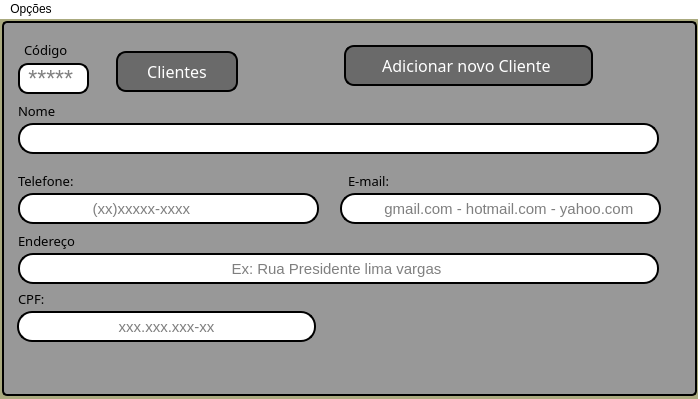
<?xml version="1.0" encoding="UTF-8"?>
<ui version="4.0">
 <class>MainWindow</class>
 <widget class="QMainWindow" name="MainWindow">
  <property name="enabled">
   <bool>true</bool>
  </property>
  <property name="geometry">
   <rect>
    <x>0</x>
    <y>0</y>
    <width>700</width>
    <height>399</height>
   </rect>
  </property>
  <property name="sizePolicy">
   <sizepolicy hsizetype="Preferred" vsizetype="Preferred">
    <horstretch>0</horstretch>
    <verstretch>0</verstretch>
   </sizepolicy>
  </property>
  <property name="minimumSize">
   <size>
    <width>700</width>
    <height>399</height>
   </size>
  </property>
  <property name="maximumSize">
   <size>
    <width>700</width>
    <height>399</height>
   </size>
  </property>
  <property name="sizeIncrement">
   <size>
    <width>600</width>
    <height>399</height>
   </size>
  </property>
  <property name="baseSize">
   <size>
    <width>600</width>
    <height>399</height>
   </size>
  </property>
  <property name="mouseTracking">
   <bool>false</bool>
  </property>
  <property name="windowTitle">
   <string>CADASTRO CLI-V1</string>
  </property>
  <property name="styleSheet">
   <string notr="true">background-color: rgb(255, 255, 255);</string>
  </property>
  <widget class="QWidget" name="centralwidget">
   <widget class="QFrame" name="frame_1">
    <property name="enabled">
     <bool>true</bool>
    </property>
    <property name="geometry">
     <rect>
      <x>-2</x>
      <y>-6</y>
      <width>700</width>
      <height>621</height>
     </rect>
    </property>
    <property name="sizePolicy">
     <sizepolicy hsizetype="Fixed" vsizetype="Fixed">
      <horstretch>0</horstretch>
      <verstretch>0</verstretch>
     </sizepolicy>
    </property>
    <property name="font">
     <font/>
    </property>
    <property name="mouseTracking">
     <bool>false</bool>
    </property>
    <property name="styleSheet">
     <string notr="true">background-color: rgb(170, 170, 127);
border-radius: 7px;
border-style: outset;</string>
    </property>
    <property name="frameShape">
     <enum>QFrame::StyledPanel</enum>
    </property>
    <property name="frameShadow">
     <enum>QFrame::Raised</enum>
    </property>
    <widget class="QLabel" name="lb_codigo">
     <property name="geometry">
      <rect>
       <x>26</x>
       <y>26</y>
       <width>51</width>
       <height>21</height>
      </rect>
     </property>
     <property name="font">
      <font>
       <family>Arial Black</family>
       <pointsize>10</pointsize>
       <weight>10</weight>
       <italic>false</italic>
       <bold>false</bold>
      </font>
     </property>
     <property name="mouseTracking">
      <bool>false</bool>
     </property>
     <property name="styleSheet">
      <string notr="true">font: 87 10pt &quot;Arial Black&quot;;
color: rgb(0, 0, 0);
background-color: rgb(152, 152, 152);

</string>
     </property>
     <property name="text">
      <string>Código</string>
     </property>
    </widget>
    <widget class="QLabel" name="tx_nome">
     <property name="geometry">
      <rect>
       <x>20</x>
       <y>90</y>
       <width>51</width>
       <height>16</height>
      </rect>
     </property>
     <property name="font">
      <font>
       <family>Arial Black</family>
       <pointsize>10</pointsize>
       <weight>10</weight>
       <italic>false</italic>
       <bold>false</bold>
      </font>
     </property>
     <property name="mouseTracking">
      <bool>false</bool>
     </property>
     <property name="styleSheet">
      <string notr="true">font: 87 10pt &quot;Arial Black&quot;;
color: rgb(0, 0, 0);
background-color: rgb(152, 152, 152);

</string>
     </property>
     <property name="text">
      <string>Nome</string>
     </property>
    </widget>
    <widget class="QLabel" name="lb_telefone">
     <property name="geometry">
      <rect>
       <x>20</x>
       <y>160</y>
       <width>61</width>
       <height>16</height>
      </rect>
     </property>
     <property name="font">
      <font>
       <family>Arial Black</family>
       <pointsize>10</pointsize>
       <weight>10</weight>
       <italic>false</italic>
       <bold>false</bold>
      </font>
     </property>
     <property name="mouseTracking">
      <bool>false</bool>
     </property>
     <property name="styleSheet">
      <string notr="true">font: 87 10pt &quot;Arial Black&quot;;
color: rgb(0, 0, 0);
background-color: rgb(152, 152, 152);

</string>
     </property>
     <property name="text">
      <string>Telefone:</string>
     </property>
    </widget>
    <widget class="QLineEdit" name="lineEdit_2">
     <property name="geometry">
      <rect>
       <x>20</x>
       <y>110</y>
       <width>641</width>
       <height>31</height>
      </rect>
     </property>
     <property name="font">
      <font>
       <pointsize>11</pointsize>
       <weight>50</weight>
       <bold>false</bold>
      </font>
     </property>
     <property name="mouseTracking">
      <bool>false</bool>
     </property>
     <property name="tabletTracking">
      <bool>true</bool>
     </property>
     <property name="styleSheet">
      <string notr="true">background-color: rgb(255, 255, 255);
border-radius: 15px;
border-style: outset; 
border-width: 2px; </string>
     </property>
     <property name="alignment">
      <set>Qt::AlignCenter</set>
     </property>
    </widget>
    <widget class="QLineEdit" name="lineEdit_3">
     <property name="geometry">
      <rect>
       <x>20</x>
       <y>180</y>
       <width>301</width>
       <height>31</height>
      </rect>
     </property>
     <property name="font">
      <font>
       <pointsize>11</pointsize>
       <weight>50</weight>
       <italic>false</italic>
       <bold>false</bold>
      </font>
     </property>
     <property name="mouseTracking">
      <bool>false</bool>
     </property>
     <property name="tabletTracking">
      <bool>true</bool>
     </property>
     <property name="toolTip">
      <string>&lt;html&gt;&lt;head/&gt;&lt;body&gt;&lt;p&gt;&lt;br/&gt;&lt;/p&gt;&lt;/body&gt;&lt;/html&gt;</string>
     </property>
     <property name="styleSheet">
      <string notr="true">background-color: rgb(255, 255, 255);
border-radius: 15px;
border-style: outset; 
border-width: 2px; </string>
     </property>
     <property name="text">
      <string/>
     </property>
     <property name="alignment">
      <set>Qt::AlignLeading|Qt::AlignLeft|Qt::AlignVCenter</set>
     </property>
     <property name="placeholderText">
      <string>                 (xx)xxxxx-xxxx</string>
     </property>
    </widget>
    <widget class="QLineEdit" name="lineEdit_4">
     <property name="geometry">
      <rect>
       <x>342</x>
       <y>180</y>
       <width>321</width>
       <height>31</height>
      </rect>
     </property>
     <property name="font">
      <font>
       <pointsize>11</pointsize>
       <weight>50</weight>
       <bold>false</bold>
      </font>
     </property>
     <property name="mouseTracking">
      <bool>false</bool>
     </property>
     <property name="tabletTracking">
      <bool>true</bool>
     </property>
     <property name="styleSheet">
      <string notr="true">background-color: rgb(255, 255, 255);
border-radius: 15px;
border-style: outset; 
border-width: 2px; </string>
     </property>
     <property name="alignment">
      <set>Qt::AlignCenter</set>
     </property>
     <property name="placeholderText">
      <string>    gmail.com - hotmail.com - yahoo.com</string>
     </property>
    </widget>
    <widget class="QLineEdit" name="lineEdit">
     <property name="geometry">
      <rect>
       <x>20</x>
       <y>50</y>
       <width>71</width>
       <height>31</height>
      </rect>
     </property>
     <property name="font">
      <font>
       <family>MS Sans Serif</family>
       <pointsize>17</pointsize>
       <weight>50</weight>
       <bold>false</bold>
      </font>
     </property>
     <property name="mouseTracking">
      <bool>false</bool>
     </property>
     <property name="tabletTracking">
      <bool>true</bool>
     </property>
     <property name="styleSheet">
      <string notr="true">background-color: rgb(255, 255, 255);
border-radius: 10px;
border-style: outset; 
border-width: 2px; </string>
     </property>
     <property name="text">
      <string/>
     </property>
     <property name="placeholderText">
      <string> *****</string>
     </property>
    </widget>
    <widget class="QLineEdit" name="lineEdit_9">
     <property name="geometry">
      <rect>
       <x>20</x>
       <y>240</y>
       <width>641</width>
       <height>31</height>
      </rect>
     </property>
     <property name="font">
      <font>
       <pointsize>11</pointsize>
       <weight>50</weight>
       <italic>false</italic>
       <bold>false</bold>
       <underline>false</underline>
       <strikeout>false</strikeout>
       <kerning>false</kerning>
      </font>
     </property>
     <property name="styleSheet">
      <string notr="true">background-color: rgb(255, 255, 255);
border-radius: 15px;
border-style: outset; 
border-width: 2px; </string>
     </property>
     <property name="alignment">
      <set>Qt::AlignCenter</set>
     </property>
     <property name="placeholderText">
      <string>Ex: Rua Presidente lima vargas </string>
     </property>
    </widget>
    <widget class="QLabel" name="lb_telefone_3">
     <property name="geometry">
      <rect>
       <x>20</x>
       <y>220</y>
       <width>111</width>
       <height>16</height>
      </rect>
     </property>
     <property name="font">
      <font>
       <family>Arial Black</family>
       <pointsize>10</pointsize>
       <weight>10</weight>
       <italic>false</italic>
       <bold>false</bold>
      </font>
     </property>
     <property name="mouseTracking">
      <bool>false</bool>
     </property>
     <property name="styleSheet">
      <string notr="true">font: 87 10pt &quot;Arial Black&quot;;
color: rgb(0, 0, 0);
background-color: rgb(152, 152, 152);
</string>
     </property>
     <property name="text">
      <string>Endereço</string>
     </property>
    </widget>
    <widget class="QLabel" name="lb_telefone_2">
     <property name="enabled">
      <bool>true</bool>
     </property>
     <property name="geometry">
      <rect>
       <x>350</x>
       <y>160</y>
       <width>61</width>
       <height>16</height>
      </rect>
     </property>
     <property name="font">
      <font>
       <family>Arial Black</family>
       <pointsize>10</pointsize>
       <weight>10</weight>
       <italic>false</italic>
       <bold>false</bold>
      </font>
     </property>
     <property name="mouseTracking">
      <bool>false</bool>
     </property>
     <property name="styleSheet">
      <string notr="true">font: 87 10pt &quot;Arial Black&quot;;
color: rgb(0, 0, 0);

background-color: rgb(152, 152, 152);</string>
     </property>
     <property name="text">
      <string>E-mail:</string>
     </property>
    </widget>
    <widget class="QLabel" name="label">
     <property name="geometry">
      <rect>
       <x>175</x>
       <y>-47</y>
       <width>400</width>
       <height>16</height>
      </rect>
     </property>
     <property name="styleSheet">
      <string notr="true">background-color: rgb(255, 255, 255);</string>
     </property>
     <property name="text">
      <string/>
     </property>
    </widget>
    <widget class="QFrame" name="frame_2">
     <property name="enabled">
      <bool>true</bool>
     </property>
     <property name="geometry">
      <rect>
       <x>4</x>
       <y>8</y>
       <width>695</width>
       <height>375</height>
      </rect>
     </property>
     <property name="sizePolicy">
      <sizepolicy hsizetype="Fixed" vsizetype="Fixed">
       <horstretch>0</horstretch>
       <verstretch>0</verstretch>
      </sizepolicy>
     </property>
     <property name="font">
      <font/>
     </property>
     <property name="cursor">
      <cursorShape>ArrowCursor</cursorShape>
     </property>
     <property name="mouseTracking">
      <bool>false</bool>
     </property>
     <property name="styleSheet">
      <string notr="true">background-color: rgb(152, 152, 152);
border-radius: 20px;

border-width: 2px; 
border-radius: 5px;
border-style: outset; 
border-color: rgb(0, 0, 0);</string>
     </property>
     <property name="frameShape">
      <enum>QFrame::StyledPanel</enum>
     </property>
     <property name="frameShadow">
      <enum>QFrame::Raised</enum>
     </property>
     <widget class="QLabel" name="label_2">
      <property name="geometry">
       <rect>
        <x>175</x>
        <y>-47</y>
        <width>400</width>
        <height>16</height>
       </rect>
      </property>
      <property name="styleSheet">
       <string notr="true">background-color: rgb(255, 255, 255);</string>
      </property>
      <property name="text">
       <string/>
      </property>
     </widget>
     <widget class="QPushButton" name="bt_novo">
      <property name="geometry">
       <rect>
        <x>342</x>
        <y>24</y>
        <width>249</width>
        <height>41</height>
       </rect>
      </property>
      <property name="font">
       <font>
        <family>Arial Black</family>
        <pointsize>12</pointsize>
        <weight>10</weight>
        <italic>false</italic>
        <bold>false</bold>
       </font>
      </property>
      <property name="cursor">
       <cursorShape>PointingHandCursor</cursorShape>
      </property>
      <property name="mouseTracking">
       <bool>false</bool>
      </property>
      <property name="toolTip">
       <string notr="true"/>
      </property>
      <property name="styleSheet">
       <string notr="true">QPushButton{
background-color: rgb(106, 106, 106);
color: rgb(255, 255, 255);
font: 87 12pt &quot;Arial Black&quot;;
border-width: 2px; 
border-radius: 10px;
border-style: outset; 
border-color: rgb(0, 0, 0);
}

QPushButton:pressed{
background-color: rgb(106, 106, 106);
color: rgb(255, 255, 255);
font: 87 10pt &quot;Arial Black&quot;;
border-width: 4px; 
border-radius: 10px;
border-style: outset; 
border-color: rgb(255, 255, 255);



}
 </string>
      </property>
      <property name="text">
       <string>Adicionar novo Cliente </string>
      </property>
      <property name="icon">
       <iconset>
        <normaloff>imagens Projeto/novo 01.png</normaloff>imagens Projeto/novo 01.png</iconset>
      </property>
      <property name="iconSize">
       <size>
        <width>30</width>
        <height>30</height>
       </size>
      </property>
     </widget>
     <widget class="QLineEdit" name="lineEdit_5">
      <property name="geometry">
       <rect>
        <x>15</x>
        <y>290</y>
        <width>299</width>
        <height>31</height>
       </rect>
      </property>
      <property name="font">
       <font>
        <pointsize>11</pointsize>
       </font>
      </property>
      <property name="styleSheet">
       <string notr="true">background-color: rgb(255, 255, 255);
border-radius: 15px;
border-style: outset; 
border-width: 2px; </string>
      </property>
      <property name="echoMode">
       <enum>QLineEdit::Normal</enum>
      </property>
      <property name="cursorPosition">
       <number>0</number>
      </property>
      <property name="alignment">
       <set>Qt::AlignCenter</set>
      </property>
      <property name="placeholderText">
       <string>xxx.xxx.xxx-xx</string>
      </property>
     </widget>
     <widget class="QPushButton" name="bt_buscar">
      <property name="enabled">
       <bool>true</bool>
      </property>
      <property name="geometry">
       <rect>
        <x>114</x>
        <y>30</y>
        <width>122</width>
        <height>41</height>
       </rect>
      </property>
      <property name="font">
       <font>
        <family>Arial Black</family>
        <pointsize>12</pointsize>
        <weight>10</weight>
        <italic>false</italic>
        <bold>false</bold>
       </font>
      </property>
      <property name="cursor">
       <cursorShape>PointingHandCursor</cursorShape>
      </property>
      <property name="mouseTracking">
       <bool>false</bool>
      </property>
      <property name="toolTip">
       <string notr="true"/>
      </property>
      <property name="styleSheet">
       <string notr="true">QPushButton{
background-color: rgb(106, 106, 106);
color: rgb(255, 255, 255);
font: 87 12pt &quot;Arial Black&quot;;
border-width: 2px; 
border-radius: 10px;
border-style: outset; 
border-color: rgb(0, 0, 0);
}

QPushButton:pressed{
background-color: rgb(106, 106, 106);
color: rgb(255, 255, 255);
font: 87 10pt &quot;Arial Black&quot;;
border-width: 4px; 
border-radius: 10px;
border-style: outset; 
border-color: rgb(255, 255, 255);



}
 </string>
      </property>
      <property name="text">
       <string>Clientes</string>
      </property>
      <property name="icon">
       <iconset>
        <normaloff>imagens Projeto/lupa.png</normaloff>imagens Projeto/lupa.png</iconset>
      </property>
      <property name="iconSize">
       <size>
        <width>30</width>
        <height>30</height>
       </size>
      </property>
     </widget>
     <widget class="QPushButton" name="bt_sair">
      <property name="geometry">
       <rect>
        <x>570</x>
        <y>300</y>
        <width>115</width>
        <height>61</height>
       </rect>
      </property>
      <property name="cursor">
       <cursorShape>PointingHandCursor</cursorShape>
      </property>
      <property name="styleSheet">
       <string notr="true">QPushButton{
background-color: rgb(152, 152, 152);

color: rgb(255, 255, 255);
font: 87 12pt &quot;Arial Black&quot;;
border-width: 0px; 
border-radius: 0px;
border-style: outset; 
border-color: rgb(0, 0, 0);
}

QPushButton:pressed{
background-color: rgb(106, 106, 106);
color: rgb(255, 255, 255);
font: 87 10pt &quot;Arial Black&quot;;
border-width: 4px; 
border-radius: 10px;
border-style: outset; 
border-color: rgb(255, 255, 255);



}
 </string>
      </property>
      <property name="text">
       <string/>
      </property>
      <property name="icon">
       <iconset>
        <normaloff>imagens Projeto/logout.png</normaloff>imagens Projeto/logout.png</iconset>
      </property>
      <property name="iconSize">
       <size>
        <width>45</width>
        <height>45</height>
       </size>
      </property>
     </widget>
    </widget>
    <widget class="QLabel" name="lb_telefone_5">
     <property name="geometry">
      <rect>
       <x>20</x>
       <y>278</y>
       <width>111</width>
       <height>16</height>
      </rect>
     </property>
     <property name="font">
      <font>
       <family>Arial Black</family>
       <pointsize>10</pointsize>
       <weight>10</weight>
       <italic>false</italic>
       <bold>false</bold>
      </font>
     </property>
     <property name="mouseTracking">
      <bool>false</bool>
     </property>
     <property name="styleSheet">
      <string notr="true">font: 87 10pt &quot;Arial Black&quot;;
color: rgb(0, 0, 0);
background-color: rgb(152, 152, 152);
</string>
     </property>
     <property name="text">
      <string>CPF:</string>
     </property>
    </widget>
    <zorder>frame_2</zorder>
    <zorder>label</zorder>
    <zorder>lb_codigo</zorder>
    <zorder>tx_nome</zorder>
    <zorder>lb_telefone</zorder>
    <zorder>lineEdit_2</zorder>
    <zorder>lineEdit_4</zorder>
    <zorder>lineEdit</zorder>
    <zorder>lineEdit_9</zorder>
    <zorder>lb_telefone_3</zorder>
    <zorder>lb_telefone_2</zorder>
    <zorder>lb_telefone_5</zorder>
    <zorder>lineEdit_3</zorder>
   </widget>
   <widget class="QFrame" name="frame">
    <property name="geometry">
     <rect>
      <x>5</x>
      <y>-10</y>
      <width>685</width>
      <height>581</height>
     </rect>
    </property>
    <property name="styleSheet">
     <string notr="true">background-color: rgb(255, 255, 255);</string>
    </property>
    <property name="frameShape">
     <enum>QFrame::StyledPanel</enum>
    </property>
    <property name="frameShadow">
     <enum>QFrame::Raised</enum>
    </property>
   </widget>
   <zorder>frame</zorder>
   <zorder>frame_1</zorder>
  </widget>
  <widget class="QMenuBar" name="menuBar">
   <property name="geometry">
    <rect>
     <x>0</x>
     <y>0</y>
     <width>700</width>
     <height>21</height>
    </rect>
   </property>
   <widget class="QMenu" name="menuGGGGG">
    <property name="title">
     <string>Opções</string>
    </property>
   </widget>
   <addaction name="menuGGGGG"/>
  </widget>
 </widget>
 <tabstops>
  <tabstop>bt_buscar</tabstop>
  <tabstop>bt_novo</tabstop>
  <tabstop>lineEdit_2</tabstop>
  <tabstop>lineEdit_3</tabstop>
  <tabstop>lineEdit_4</tabstop>
  <tabstop>lineEdit</tabstop>
  <tabstop>lineEdit_9</tabstop>
  <tabstop>lineEdit_5</tabstop>
 </tabstops>
 <resources/>
 <connections/>
</ui>
